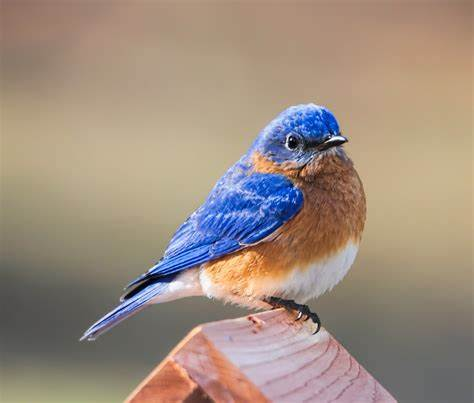
#> input picture computer_vision/images/bird.jpg, 474 x 403 px
$ jupyter execute computer_vision.ipynb
#> lines starting #> are read from the running program, lines starting #| are printed output that depends on the picture
# **Computer Vision in Data Science**

## **Written by:** Aarish Asif Khan

## **Date:** 10 March 2024

[cell 1]
# Remove warnings
import warnings
warnings.filterwarnings('ignore')

[cell 2]
# Import libraries
import pandas as pd
import numpy as np

import cv2 as cv

[cell 3]
# Read the img
img = cv.imread('./images/bird.jpg')
#> img is the input picture: shape (403, 474, 3); mean B, G, R 127.9, 141.6, 158.5

[cell 4]
cv.imshow('RGB_img', img)
cv.waitKey(0)
cv.destroyAllWindows()

[cell 5]
# Check the shape of the img
img.shape
#> Out = (403, 474, 3)

# **Since the channels of our Image is 3, that means that our image is RGB.**

# **Lets convert the RGB img to Greyscale**

[cell 6]
# Convert to grey scale
grey_img = cv.cvtColor(img, cv.COLOR_BGR2GRAY)
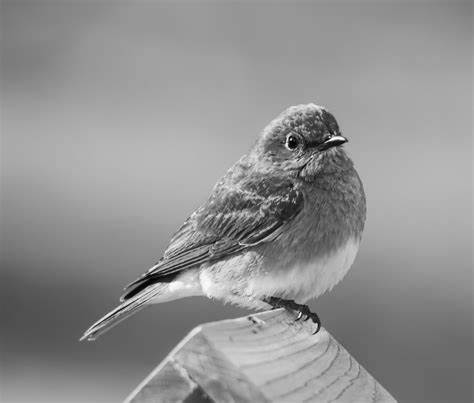
#> grey_img: shape (403, 474); min 0, max 255, mean 145.1
cv.imshow('grey_img', grey_img)
cv.waitKey(0)
cv.destroyAllWindows()

[cell 7]
# Check the shape
grey_img.shape
#> Out = (403, 474)
